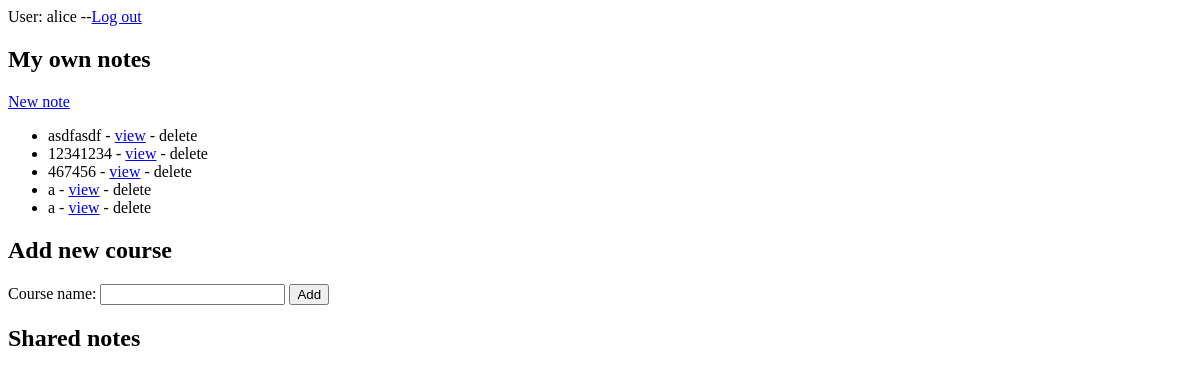
The app's page / (signed in), older data.
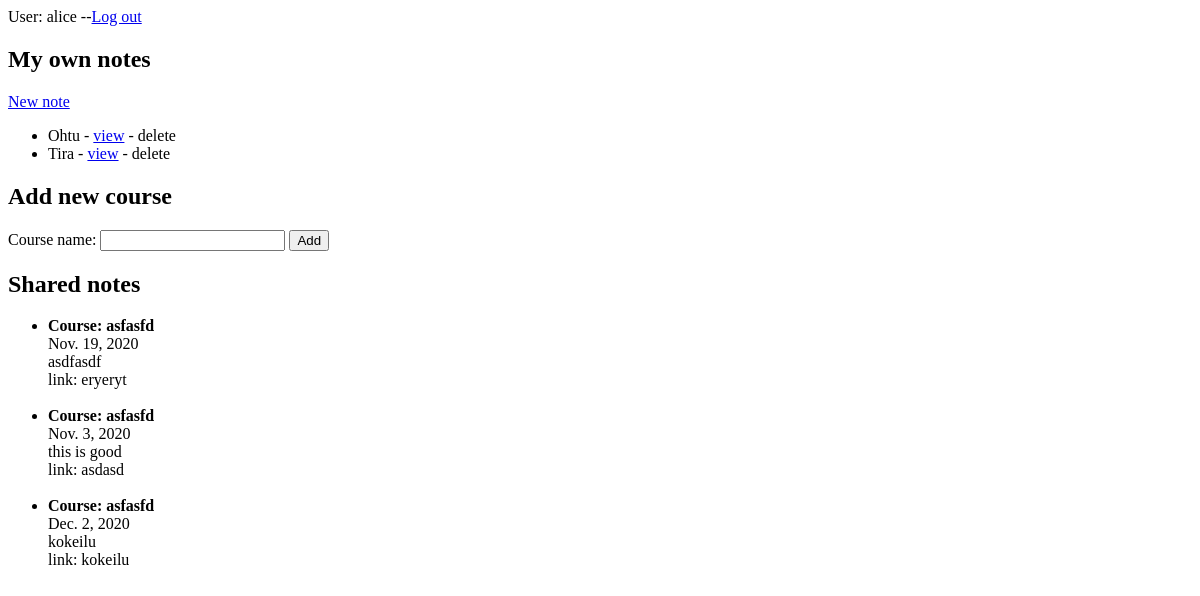
The same page, newer data.
### lectureNotes/models.py (models this page shows)
class Course(models.Model):
    user = models.ForeignKey(User, on_delete=models.CASCADE)
    name = models.TextField()

class Permission(models.Model):
	note = models.ForeignKey(Note, on_delete=models.CASCADE)
	user = models.ForeignKey(User, on_delete=models.CASCADE)

class Note(models.Model):
    course = models.ForeignKey(Course, on_delete=models.CASCADE)
    date = models.DateField()
    noteText = models.TextField()
    link = models.TextField()

### lectureNotes/views.py (the view)
# urls.py: path('', views.index, name='index'),
def index(request):
    if not request.user.is_authenticated:
        return redirect("login")
    if request.method=="POST" and request.POST.get("coursename")!="":
        if len(Course.objects.filter(user=request.user, name=request.POST.get("coursename")))==0:
            Course.objects.create(user=request.user,name=request.POST.get("coursename"))
    courses=Course.objects.filter(user=request.user)
    notes=Permission.objects.filter(user=request.user)
    return render(request,"lectureNotes/index.html",{"courses":courses, "notes":notes})

### lectureNotes/templates/lectureNotes/index.html (shortened to what this page needs)
<html>
    <head>
    </head>
    <body>
        <p>User: {{ user.get_username }} --<a href="\logout">Log out</a></p>
        <h2>My own notes</h2>
        <p><a href="/newnote">New note</a></p>
        <ul>
            {% for c in courses %}
            <li>{{c.name}} - <a href="/course/{{c.pk}}">view</a> - delete</li>
            {% endfor %}
        </ul>
        <h2>Add new course</h2>
        <form action="/" method="POST">
            <p>Course name: <input type="text" name="coursename"/>
            <input type="submit" value="Add"/></p>
        </form>
        <h2>Shared notes</h2>
        <ul>
            {% for n in notes %}
            <li><b>Course: {{n.note.course.name}} </b><br> {{n.note.date}} <br> {{n.note.noteText|safe}}<br> link: {{n.note.link}}</li><br>
            {% endfor %}
        </ul>
    </body>
</html>

Row changes from the older to the newer data that the page shows:
no longer on this page (row edited): Course: name "467456"
no longer on this page (row edited): Course: name "a"
removed Course: name "a"
changed Course: name "asdfasdf" → "Ohtu"
changed Course: name "12341234" → "Tira"
added Permission: note.course.name "asfasfd", note "Nov. 19, 2020", note.noteText "asdfasdf", note.link "eryeryt"
added Permission: note.course.name "asfasfd", note "Nov. 3, 2020", note.noteText "this is good", note.link "asdasd"
added Permission: note.course.name "asfasfd", note "Dec. 2, 2020", note.noteText "kokeilu", note.link "kokeilu"
